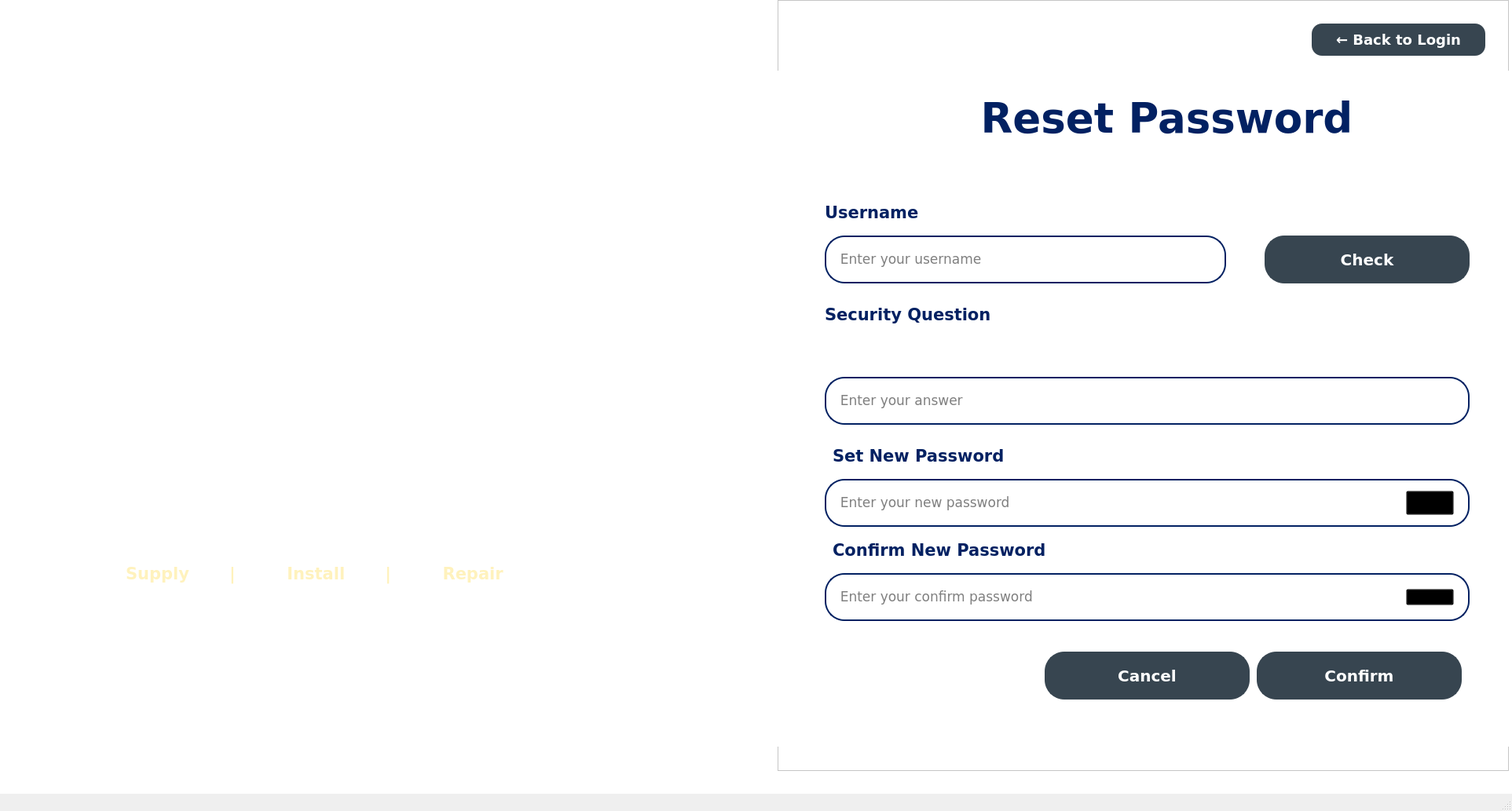
<?xml version="1.0" encoding="UTF-8"?>
<ui version="4.0">
 <class>ForgotPass</class>
 <widget class="QMainWindow" name="ForgotPass">
  <property name="geometry">
   <rect>
    <x>0</x>
    <y>0</y>
    <width>1925</width>
    <height>1033</height>
   </rect>
  </property>
  <property name="maximumSize">
   <size>
    <width>16777215</width>
    <height>16777215</height>
   </size>
  </property>
  <property name="windowTitle">
   <string>Inventory and Sales Management System</string>
  </property>
  <widget class="QWidget" name="centralwidget">
   <property name="styleSheet">
    <string notr="true">background-color: white;</string>
   </property>
   <widget class="QLabel" name="PIC">
    <property name="geometry">
     <rect>
      <x>0</x>
      <y>0</y>
      <width>1921</width>
      <height>982</height>
     </rect>
    </property>
    <property name="minimumSize">
     <size>
      <width>100</width>
      <height>40</height>
     </size>
    </property>
    <property name="maximumSize">
     <size>
      <width>16777215</width>
      <height>16777215</height>
     </size>
    </property>
    <property name="text">
     <string/>
    </property>
    <property name="pixmap">
     <pixmap>:/JJimages/PIC_log_sign_in.png</pixmap>
    </property>
    <property name="scaledContents">
     <bool>true</bool>
    </property>
   </widget>
   <widget class="QLabel" name="label">
    <property name="geometry">
     <rect>
      <x>270</x>
      <y>130</y>
      <width>451</width>
      <height>331</height>
     </rect>
    </property>
    <property name="styleSheet">
     <string notr="true">background-color: transparent;</string>
    </property>
    <property name="text">
     <string/>
    </property>
    <property name="pixmap">
     <pixmap>:/JJimages/JJLOGO.png</pixmap>
    </property>
    <property name="scaledContents">
     <bool>true</bool>
    </property>
   </widget>
   <widget class="QFrame" name="frame">
    <property name="geometry">
     <rect>
      <x>990</x>
      <y>0</y>
      <width>931</width>
      <height>982</height>
     </rect>
    </property>
    <property name="frameShape">
     <enum>QFrame::StyledPanel</enum>
    </property>
    <property name="frameShadow">
     <enum>QFrame::Raised</enum>
    </property>
    <widget class="QStackedWidget" name="stackedWidget_forgotPass">
     <property name="geometry">
      <rect>
       <x>0</x>
       <y>90</y>
       <width>931</width>
       <height>861</height>
      </rect>
     </property>
     <property name="currentIndex">
      <number>2</number>
     </property>
     <widget class="QWidget" name="enter_contact"/>
     <widget class="QWidget" name="enter_verification"/>
     <widget class="QWidget" name="page">
      <widget class="QFrame" name="frame_4">
       <property name="geometry">
        <rect>
         <x>20</x>
         <y>30</y>
         <width>901</width>
         <height>811</height>
        </rect>
       </property>
       <property name="styleSheet">
        <string notr="true">background: transparent;</string>
       </property>
       <property name="frameShape">
        <enum>QFrame::StyledPanel</enum>
       </property>
       <property name="frameShadow">
        <enum>QFrame::Raised</enum>
       </property>
       <widget class="QLabel" name="label_9">
        <property name="geometry">
         <rect>
          <x>140</x>
          <y>-10</y>
          <width>671</width>
          <height>81</height>
         </rect>
        </property>
        <property name="font">
         <font>
          <family>Verdana</family>
          <pointsize>40</pointsize>
          <weight>87</weight>
          <bold>true</bold>
         </font>
        </property>
        <property name="styleSheet">
         <string notr="true">color: #022162;
font-weight: 700;
font-family: &quot;Verdana&quot;, sans-serif; 
background: transparent;</string>
        </property>
        <property name="text">
         <string>Reset Password</string>
        </property>
        <property name="alignment">
         <set>Qt::AlignCenter</set>
        </property>
       </widget>
       <widget class="QLabel" name="setNewPass_2">
        <property name="geometry">
         <rect>
          <x>50</x>
          <y>430</y>
          <width>761</width>
          <height>61</height>
         </rect>
        </property>
        <property name="font">
         <font>
          <family>Verdana</family>
          <pointsize>16</pointsize>
          <weight>87</weight>
          <bold>true</bold>
         </font>
        </property>
        <property name="styleSheet">
         <string notr="true">color: #022162;
font-weight: 700;
font-family: &quot;Verdana&quot;, sans-serif; 
background: transparent;</string>
        </property>
        <property name="text">
         <string>Set New Password</string>
        </property>
       </widget>
       <widget class="QLineEdit" name="setNewPass">
        <property name="geometry">
         <rect>
          <x>40</x>
          <y>490</y>
          <width>821</width>
          <height>61</height>
         </rect>
        </property>
        <property name="font">
         <font>
          <family>Verdana</family>
          <pointsize>13</pointsize>
         </font>
        </property>
        <property name="styleSheet">
         <string notr="true">border: 2px solid #022162; 
border-radius: 25px; 
padding: 5px;
font-family: &quot;Verdana&quot;, sans-serif; </string>
        </property>
        <property name="placeholderText">
         <string>  Enter your new password</string>
        </property>
       </widget>
       <widget class="QPushButton" name="pushButton_confirmPass_reset">
        <property name="geometry">
         <rect>
          <x>590</x>
          <y>710</y>
          <width>261</width>
          <height>61</height>
         </rect>
        </property>
        <property name="font">
         <font>
          <family>Verdana</family>
          <pointsize>15</pointsize>
          <weight>87</weight>
          <bold>true</bold>
         </font>
        </property>
        <property name="styleSheet">
         <string notr="true">border: 2px solid #374550; 
border-radius: 25px; 
padding: 5px; 
font-weight: 700;
font-family: &quot;Verdana&quot;, sans-serif; 
background-color: #374550; 
color: white;</string>
        </property>
        <property name="text">
         <string>Confirm</string>
        </property>
       </widget>
       <widget class="QLabel" name="confirmPass">
        <property name="geometry">
         <rect>
          <x>50</x>
          <y>550</y>
          <width>761</width>
          <height>61</height>
         </rect>
        </property>
        <property name="font">
         <font>
          <family>Verdana</family>
          <pointsize>16</pointsize>
          <weight>87</weight>
          <bold>true</bold>
         </font>
        </property>
        <property name="styleSheet">
         <string notr="true">color: #022162;
font-weight: 700;
font-family: &quot;Verdana&quot;, sans-serif; 
background: transparent;</string>
        </property>
        <property name="text">
         <string>Confirm New Password</string>
        </property>
       </widget>
       <widget class="QLineEdit" name="confirmNewPass">
        <property name="geometry">
         <rect>
          <x>40</x>
          <y>610</y>
          <width>821</width>
          <height>61</height>
         </rect>
        </property>
        <property name="font">
         <font>
          <family>Verdana</family>
          <pointsize>13</pointsize>
         </font>
        </property>
        <property name="styleSheet">
         <string notr="true">border: 2px solid #022162; 
border-radius: 25px; 
padding: 5px;
font-family: &quot;Verdana&quot;, sans-serif; </string>
        </property>
        <property name="placeholderText">
         <string>  Enter your confirm password</string>
        </property>
       </widget>
       <widget class="QLineEdit" name="securityAnswerField">
        <property name="geometry">
         <rect>
          <x>40</x>
          <y>360</y>
          <width>821</width>
          <height>61</height>
         </rect>
        </property>
        <property name="font">
         <font>
          <family>Verdana</family>
          <pointsize>13</pointsize>
         </font>
        </property>
        <property name="styleSheet">
         <string notr="true">border: 2px solid #022162; 
border-radius: 25px; 
padding: 5px;
font-family: &quot;Verdana&quot;, sans-serif; </string>
        </property>
        <property name="placeholderText">
         <string>  Enter your answer</string>
        </property>
       </widget>
       <widget class="QLabel" name="label_secQuestionText">
        <property name="geometry">
         <rect>
          <x>40</x>
          <y>250</y>
          <width>761</width>
          <height>61</height>
         </rect>
        </property>
        <property name="font">
         <font>
          <family>Verdana</family>
          <pointsize>16</pointsize>
          <weight>87</weight>
          <bold>true</bold>
         </font>
        </property>
        <property name="styleSheet">
         <string notr="true">color: #022162;
font-weight: 700;
font-family: &quot;Verdana&quot;, sans-serif; 
background: transparent;</string>
        </property>
        <property name="text">
         <string>Security Question</string>
        </property>
       </widget>
       <widget class="QLineEdit" name="checkUser">
        <property name="geometry">
         <rect>
          <x>40</x>
          <y>180</y>
          <width>511</width>
          <height>61</height>
         </rect>
        </property>
        <property name="font">
         <font>
          <family>Verdana</family>
          <pointsize>13</pointsize>
         </font>
        </property>
        <property name="styleSheet">
         <string notr="true">border: 2px solid #022162; 
border-radius: 25px; 
padding: 5px;
font-family: &quot;Verdana&quot;, sans-serif; </string>
        </property>
        <property name="placeholderText">
         <string>  Enter your username</string>
        </property>
       </widget>
       <widget class="QLabel" name="checkUser_2">
        <property name="geometry">
         <rect>
          <x>40</x>
          <y>120</y>
          <width>761</width>
          <height>61</height>
         </rect>
        </property>
        <property name="font">
         <font>
          <family>Verdana</family>
          <pointsize>16</pointsize>
          <weight>87</weight>
          <bold>true</bold>
         </font>
        </property>
        <property name="styleSheet">
         <string notr="true">color: #022162;
font-weight: 700;
font-family: &quot;Verdana&quot;, sans-serif; 
background: transparent;</string>
        </property>
        <property name="text">
         <string>Username</string>
        </property>
       </widget>
       <widget class="QPushButton" name="pushButton_checkUsername">
        <property name="geometry">
         <rect>
          <x>600</x>
          <y>180</y>
          <width>261</width>
          <height>61</height>
         </rect>
        </property>
        <property name="font">
         <font>
          <family>Verdana</family>
          <pointsize>15</pointsize>
          <weight>87</weight>
          <bold>true</bold>
         </font>
        </property>
        <property name="styleSheet">
         <string notr="true">border: 2px solid #374550; 
border-radius: 25px; 
padding: 5px; 
font-weight: 700;
font-family: &quot;Verdana&quot;, sans-serif; 
background-color: #374550; 
color: white;</string>
        </property>
        <property name="text">
         <string>Check</string>
        </property>
       </widget>
       <widget class="QPushButton" name="pushButton_cancelPass">
        <property name="geometry">
         <rect>
          <x>320</x>
          <y>710</y>
          <width>261</width>
          <height>61</height>
         </rect>
        </property>
        <property name="font">
         <font>
          <family>Verdana</family>
          <pointsize>15</pointsize>
          <weight>87</weight>
          <bold>true</bold>
         </font>
        </property>
        <property name="styleSheet">
         <string notr="true">border: 2px solid #374550; 
border-radius: 25px; 
padding: 5px; 
font-weight: 700;
font-family: &quot;Verdana&quot;, sans-serif; 
background-color: #374550; 
color: white;</string>
        </property>
        <property name="text">
         <string>Cancel</string>
        </property>
       </widget>
       <widget class="QPushButton" name="toggleNewPass">
        <property name="geometry">
         <rect>
          <x>780</x>
          <y>505</y>
          <width>61</width>
          <height>31</height>
         </rect>
        </property>
        <property name="styleSheet">
         <string notr="true">QPushButton#togglePasswordButton {
    border: none;          /* Removes the border */
    background-color: transparent; /* Transparent background */
    padding: 2px;          /* Optional: Adds a bit of spacing */
}

</string>
        </property>
        <property name="text">
         <string/>
        </property>
        <property name="icon">
         <iconset>
          <normaloff>../../../../../Downloads/EYE.png</normaloff>../../../../../Downloads/EYE.png</iconset>
        </property>
        <property name="iconSize">
         <size>
          <width>45</width>
          <height>45</height>
         </size>
        </property>
       </widget>
       <widget class="QPushButton" name="toggleConfirmPass">
        <property name="geometry">
         <rect>
          <x>780</x>
          <y>630</y>
          <width>61</width>
          <height>21</height>
         </rect>
        </property>
        <property name="styleSheet">
         <string notr="true">QPushButton#togglePasswordButton {
    border: none;          /* Removes the border */
    background-color: transparent; /* Transparent background */
    padding: 2px;          /* Optional: Adds a bit of spacing */
}

</string>
        </property>
        <property name="text">
         <string/>
        </property>
        <property name="icon">
         <iconset>
          <normaloff>../../../../../Downloads/EYE.png</normaloff>../../../../../Downloads/EYE.png</iconset>
        </property>
        <property name="iconSize">
         <size>
          <width>45</width>
          <height>45</height>
         </size>
        </property>
       </widget>
       <widget class="QLabel" name="label_secQuestion">
        <property name="geometry">
         <rect>
          <x>40</x>
          <y>300</y>
          <width>761</width>
          <height>61</height>
         </rect>
        </property>
        <property name="font">
         <font>
          <family>Verdana</family>
          <pointsize>16</pointsize>
          <weight>87</weight>
          <bold>true</bold>
         </font>
        </property>
        <property name="styleSheet">
         <string notr="true">color: #022162;
font-weight: 700;
font-family: &quot;Verdana&quot;, sans-serif; 
background: transparent;</string>
        </property>
        <property name="text">
         <string/>
        </property>
       </widget>
      </widget>
     </widget>
    </widget>
    <widget class="QPushButton" name="pushButton_xtolanding_forgotpass_2">
     <property name="geometry">
      <rect>
       <x>680</x>
       <y>30</y>
       <width>221</width>
       <height>41</height>
      </rect>
     </property>
     <property name="font">
      <font>
       <family>Verdana</family>
       <pointsize>-1</pointsize>
       <weight>87</weight>
       <bold>true</bold>
      </font>
     </property>
     <property name="styleSheet">
      <string notr="true">border-radius: 13px; 
padding: 1px; 
font-weight: 700;
font-family: &quot;Verdana&quot;, sans-serif; 
font-size: 18px;
background-color: #374550; 
color: white;</string>
     </property>
     <property name="text">
      <string>← Back to Login</string>
     </property>
    </widget>
   </widget>
   <widget class="QFrame" name="jframe">
    <property name="geometry">
     <rect>
      <x>-10</x>
      <y>460</y>
      <width>951</width>
      <height>431</height>
     </rect>
    </property>
    <property name="styleSheet">
     <string notr="true">background: transparent;</string>
    </property>
    <property name="frameShape">
     <enum>QFrame::StyledPanel</enum>
    </property>
    <property name="frameShadow">
     <enum>QFrame::Raised</enum>
    </property>
    <widget class="QLabel" name="label_18">
     <property name="geometry">
      <rect>
       <x>120</x>
       <y>20</y>
       <width>771</width>
       <height>111</height>
      </rect>
     </property>
     <property name="font">
      <font>
       <family>Verdana</family>
       <pointsize>24</pointsize>
       <weight>87</weight>
       <bold>true</bold>
      </font>
     </property>
     <property name="styleSheet">
      <string notr="true">color: #ffffff;
font-weight: 700;
font-family: &quot;Verdana&quot;, sans-serif; 
background: transparent;
</string>
     </property>
     <property name="text">
      <string>J &amp; J Roofsteel and Gutter Supply</string>
     </property>
    </widget>
    <widget class="QLabel" name="label_6">
     <property name="geometry">
      <rect>
       <x>340</x>
       <y>110</y>
       <width>291</width>
       <height>61</height>
      </rect>
     </property>
     <property name="font">
      <font>
       <family>Verdana</family>
       <pointsize>18</pointsize>
       <weight>87</weight>
       <bold>true</bold>
      </font>
     </property>
     <property name="styleSheet">
      <string notr="true">color: #ffffff;
font-weight: 700;
font-family: &quot;Verdana&quot;, sans-serif; 
background: transparent;
</string>
     </property>
     <property name="text">
      <string>Moalboal Branch</string>
     </property>
    </widget>
    <widget class="QLabel" name="label_11">
     <property name="geometry">
      <rect>
       <x>170</x>
       <y>250</y>
       <width>631</width>
       <height>41</height>
      </rect>
     </property>
     <property name="font">
      <font>
       <family>Verdana</family>
       <pointsize>16</pointsize>
       <weight>87</weight>
       <bold>true</bold>
      </font>
     </property>
     <property name="styleSheet">
      <string notr="true">color: #fff2bd; 
font-weight: 700;
font-family: &quot;Verdana&quot;, sans-serif; 
background: transparent; 
</string>
     </property>
     <property name="text">
      <string>Supply       |         Install       |         Repair    </string>
     </property>
    </widget>
   </widget>
  </widget>
  <widget class="QMenuBar" name="menubar">
   <property name="geometry">
    <rect>
     <x>0</x>
     <y>0</y>
     <width>1925</width>
     <height>26</height>
    </rect>
   </property>
  </widget>
  <widget class="QStatusBar" name="statusbar"/>
 </widget>
 <resources>
  <include location="../resources/jj_owner_resources.qrc"/>
 </resources>
 <connections/>
</ui>
